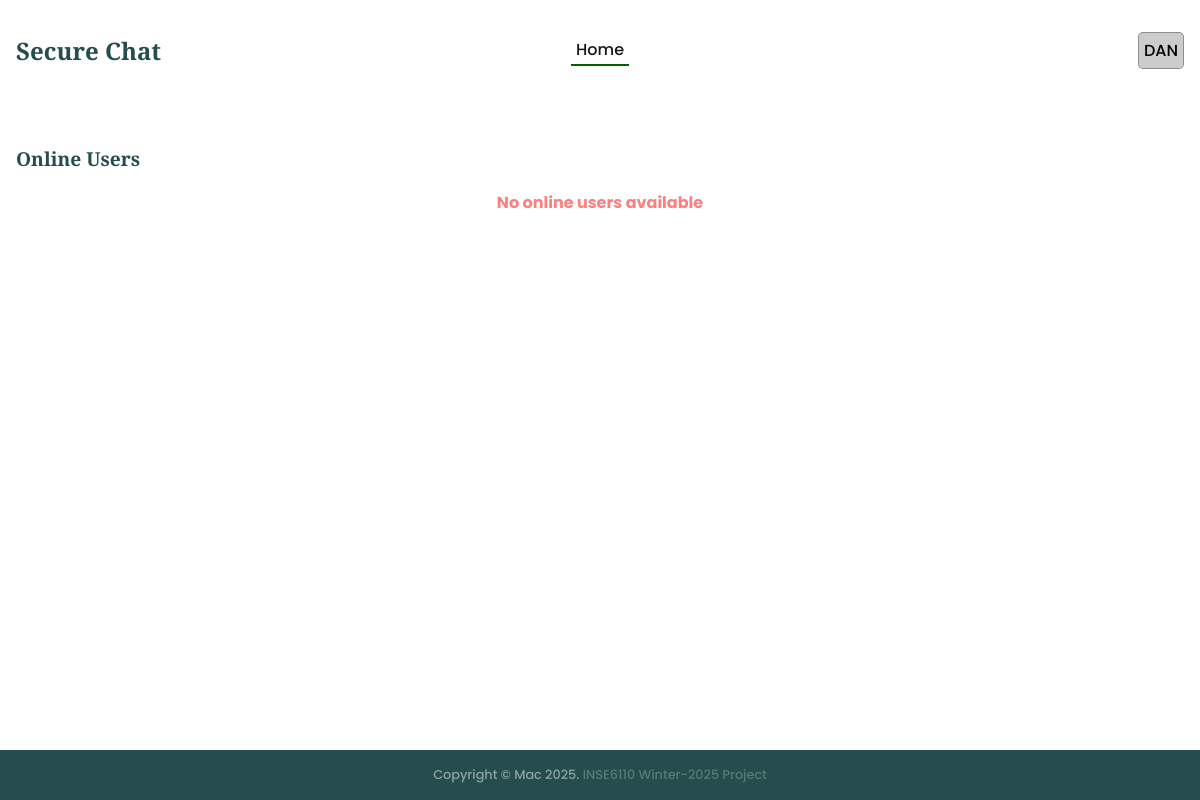
Page /dan/ (signed in) on the earlier database version.
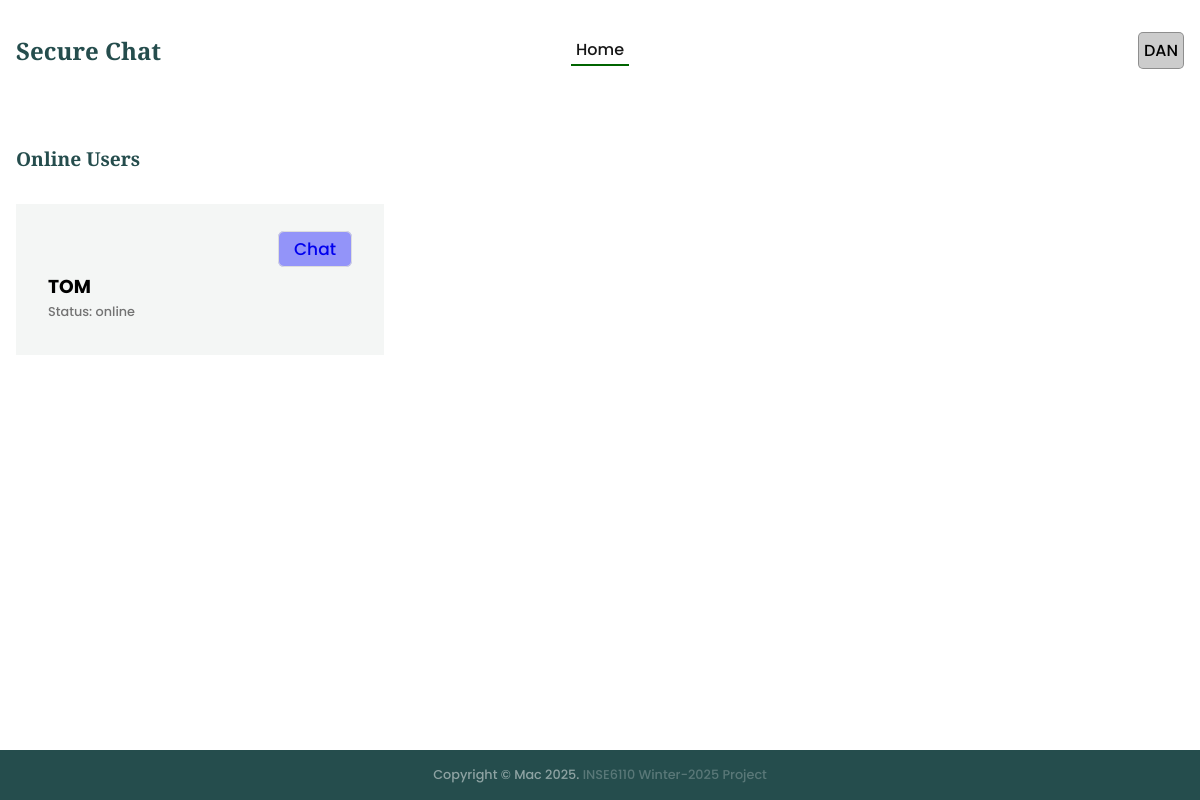
Same page on the later database version.
### chat/models.py (models this page shows, shortened)
class SystemUsers(models.Model):
    username = models.CharField(max_length=50)
    status = models.CharField(max_length=50)
    createdat = models.DateTimeField(default=timezone.now)

### chat/views.py (the view)
# urls.py: path("<str:username>/", index, name="index"),
@login_required
def index(req, username):
    onlineUsers = SystemUsers.objects.filter(status='online').exclude(username=username)
    context = {
        "username": username,
        "onlineUsers": onlineUsers,
        'pageOptions':{
            'page':'index',
            'buttonLabel':'View',
            'header':'Online Users',
            'index': 'active-menu'
        }
    }
    return render(req, "index.html", context)

### templates/index.html (shortened to what this page needs)
{% extends "base.html" %}
{% block content %}
<section class="section__container product__container" id="product">
    {% include "message.html" %}
    {% if pageOptions %}
    <h4 class="section__header">{{pageOptions.header}}</h4>
    {% if onlineUsers %}
    <div class="product__grid">
        {% for user in onlineUsers %}
        <div class="product__card">
            <div class="auction__btn">
                <div class="btn-div">
                    <a class="bid-btn" href="{% url 'chat:chatRoom' username %}?connectwith={{user.username}}">
                        Chat
                    </a>
                </div>
            </div>
            <h3>{{user.username | upper}}</h3>
            <p>Status: {{user.status}}</p>
        </div>
        {% endfor %}
    </div>
    {% else %}
    <div class="auction-notice">No online users available</div>
    {% endif %}
    {% endif %}
</section>
{% endblock %}

Differences in the rows shown:
now on this page (row edited): SystemUsers: username "TOM", status "online"
Other differences:
text no longer shown: "No online users available"
